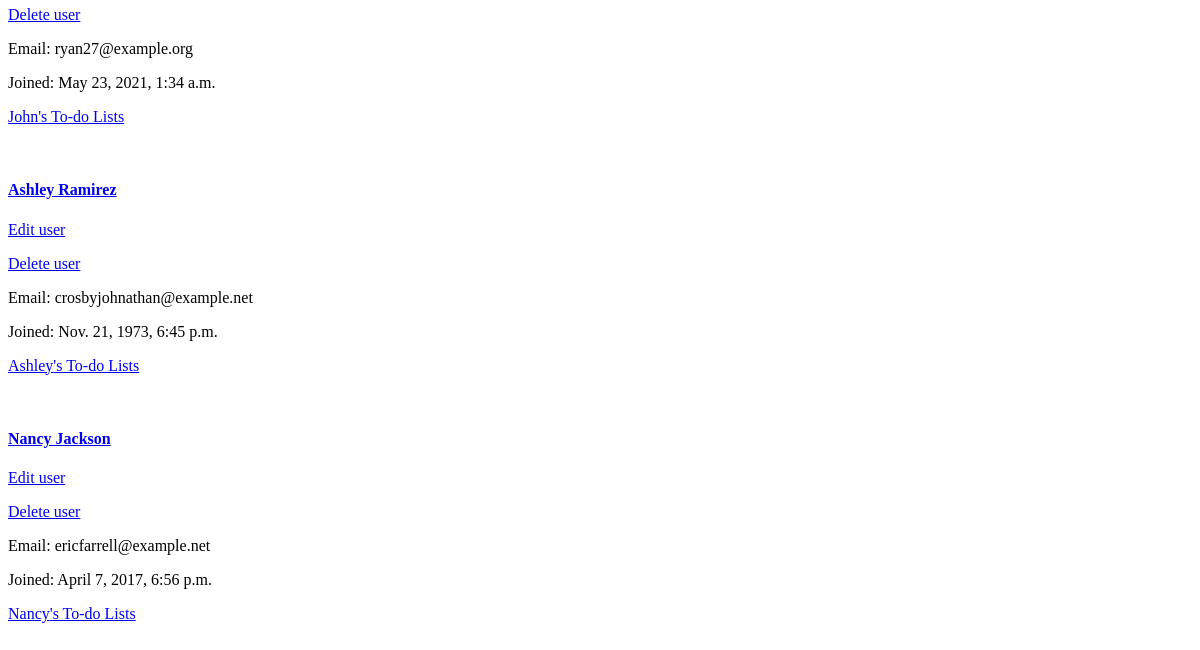
The app's page /users/ (lower part), older data.
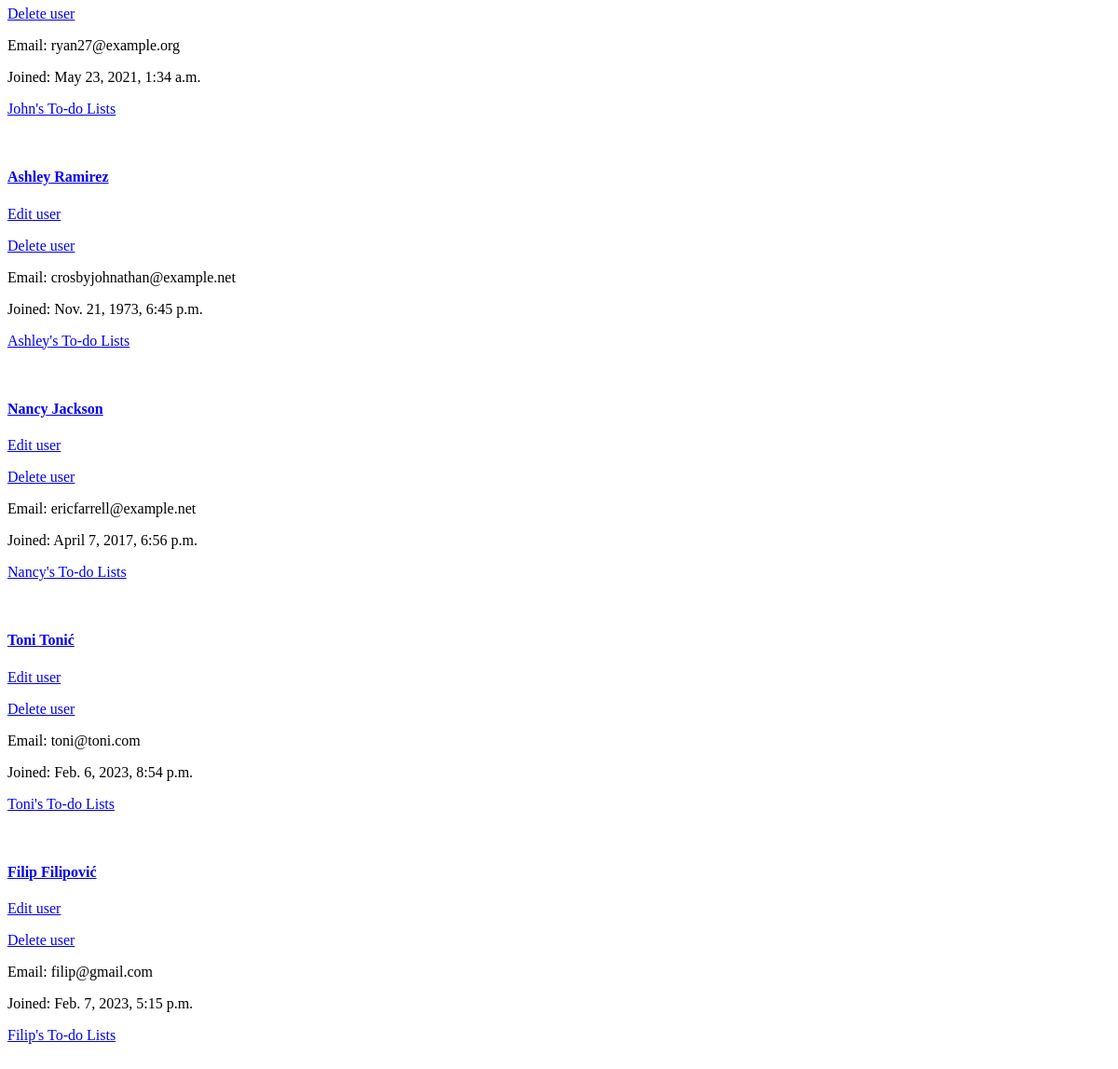
The same page, newer data.
### main/models.py (models this page shows)
class User(models.Model):
    user_name = models.CharField(max_length=30)
    user_surname = models.CharField(max_length=50)
    user_email = models.EmailField()
    user_join_time = models.DateTimeField(default=timezone.now)
    def __str__(self):
        return f"{self.user_name} {self.user_surname}"

### main/views.py (the view)
# urls.py: path('users/', UserList.as_view(), name='users'),
class UserList(ListView):
    model = User

### templates/main/user_list.html (shortened to what this page needs)
{% extends "base_generic.html" %}
{% block content %}
{% for user in user_list %}
    <div class="user">
        <a href="/users/{{user.user_email}}"><h4>{{user}}</h4></a>
        <a href="/user/edit/{{user.id}}"><p>Edit user</p></a>
        <a href="/user/delete/{{user.id}}"><p>Delete user</p></a>
        <p>Email: {{user.user_email}}</p>
        <p>Joined: {{user.user_join_time}}</p>
        <p><a href="/todos/{{user.user_email}}">{{user.user_name}}'s To-do Lists</a></p>
    </div>
{% empty %}
    <tr><td colspan="6">Nothing found</td></tr>
{% endfor %}
{% endblock %}

### templates/base_generic.html (shortened to what this page needs)
<!DOCTYPE html>
<html lang="en">
<head>
</head>
<body>
    <div class="content">
        {% block content %}
        {% endblock %}
    </div>
</body>
</html>

Row changes from the older to the newer data that the page shows:
added User: user_name+user_surname "Toni Tonić", user_email "toni@toni.com", user_join_time "Feb. 6, 2023, 8:54 p.m.", user_name "Toni"
added User: user_name+user_surname "Filip Filipović", user_email "filip@gmail.com", user_join_time "Feb. 7, 2023, 5:15 p.m.", user_name "Filip"
